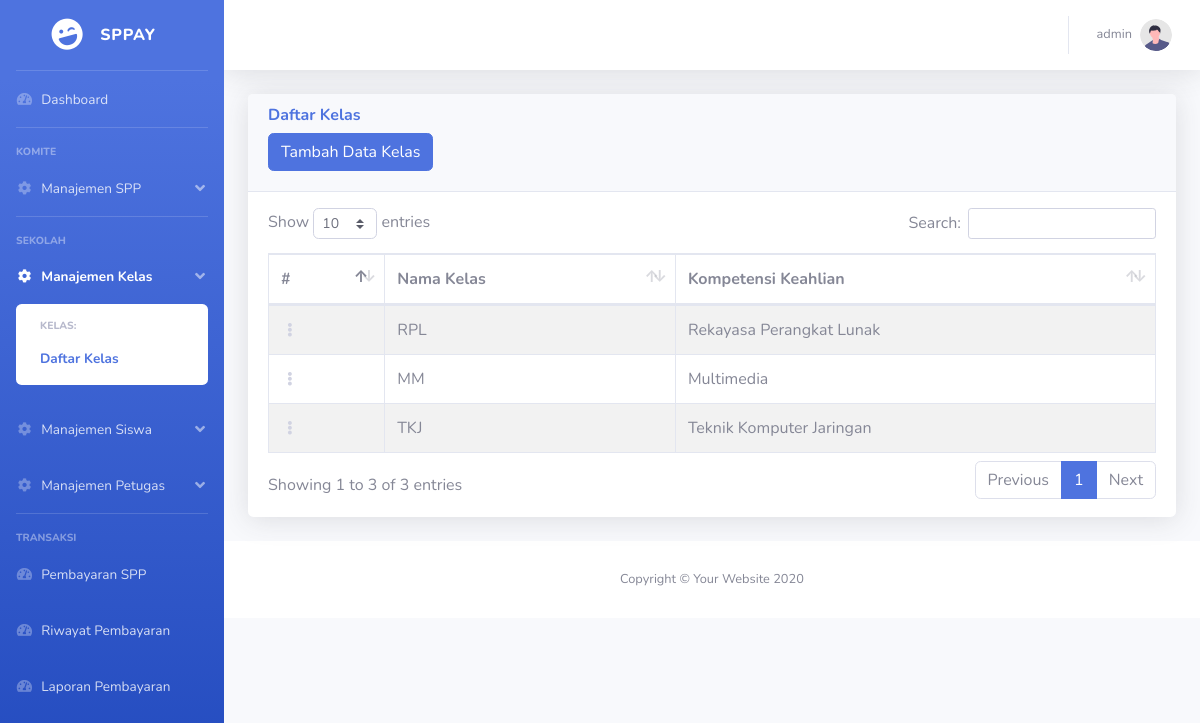
Before: /public/admin-kelas (signed in) with the older database file.
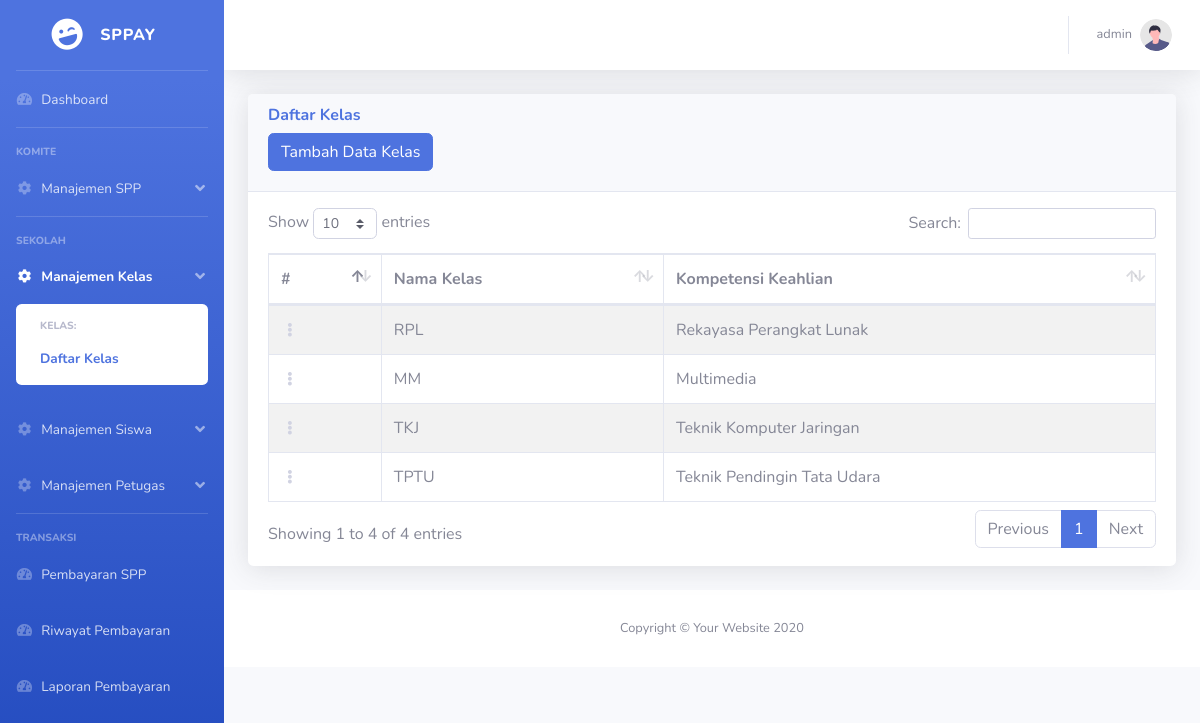
After: the same page with the newer database file.
### tables this page shows
CREATE TABLE `kelas` (
  `id_kelas` int NOT NULL,
  `nama_kelas` varchar(32) DEFAULT NULL,
  `kompetensi_keahlian` varchar(64) DEFAULT NULL
);

### app/core/Controller.php (called while the page is built, shortened)
<?php
class Controller {
    public function view($view, $data = [])
    {
        require_once '../app/views/' . $view . '.php';
    }
    public function model($model)
    {
        return new $model;
    }
}

### app/controllers/admin_kelas.php (called while the page is built, shortened)
<?php
class Admin_kelas extends Controller {
    public function index()
    {
        $kelas = $this->model('kelas_model')->getAllKelas();
        $data = [
            'title' => 'Manajemen Kelas',
            'heading' => 'manajemen kelas',
            'options' => 'daftar kelas',
            'kelas' => $kelas,
        ];
        $this->view('admin/kelas/index', $data);
    }
}

### app/core/App.php (called while the page is built, shortened)
<?php
class App {
    private $method = 'index';
    private $params = [];
    public function __construct()
    {
        $this->controller = new $this->controller;
        call_user_func_array([$this->controller, $this->method], $this->params);
    }
}

### public/index.php (called while the page is built, shortened)
<?php
$app = new App;

### app/core/Database.php (called while the page is built, shortened)
<?php
class Database {
    private $host = DB_HOST;
    private $dbName = DB_NAME;
    private $user = DB_USER;
    private $pass = DB_PASS;
    private $dbh;
    private $stmt;
    public function __construct()
    {
        $dsn = 'mysql:host=' . $this->host . ';dbname=' . $this->dbName;
        $options = [
            PDO::ATTR_PERSISTENT => true,
            PDO::ATTR_ERRMODE => PDO::ERRMODE_EXCEPTION,
        ];
        try {
            $this->dbh = new PDO($dsn, $this->user, $this->pass, $options);
        } catch (PDOException $e) {
            die($e->getMessage());
        }
    }
    public function query($query)
    {
        $this->stmt = $this->dbh->prepare($query);
    }
    public function execute()
    {
        $this->stmt->execute();
    }
    public function resultSet()
    {
        $this->execute();
        return $this->stmt->fetchAll(PDO::FETCH_ASSOC);
    }
}

### app/models/kelas_model.php (called while the page is built, shortened)
<?php
class Kelas_model {
    private $db;
    private $table = 'kelas';
    public function __construct()
    {
        $this->db = new Database;
    }
    public function getAllKelas()
    {
        $query = "SELECT * FROM {$this->table}";
        $this->db->query($query);
        return $this->db->resultSet();
    }
}

### app/views/admin/kelas/index.php (the view, shortened to what this page needs)
<div class="container-fluid">
    <div class="card shadow border-0 mb-4">
        <div class="card-header">
            <h6 class="font-weight-bold text-primary m-0">Daftar Kelas</h6>
            <button class="btn btn-primary my-2" data-toggle="modal" data-target="#adminKelasModal" id="adminTambahKelasBtn">Tambah Data Kelas</button>
        </div>
        <div class="card-body py-3">
            <table class="table table-bordered table-striped" id="dataTable">
                <thead>
                    <tr>
                        <th>#</th>
                        <th>Nama Kelas</th>
                        <th>Kompetensi Keahlian</th>
                    </tr>
                </thead>
                <tbody>
                    <?php foreach($data['kelas'] as $kelas):?>
                        <tr class="kelas-row" data-idkelas="<?=$kelas['id_kelas']?>">
                            <td>
                                    <div class="dropdown no-arrow">
                                        <a class="dropdown-toggle" href="#" role="button" id="dropdownMenuLink"
                                            data-toggle="dropdown" aria-haspopup="true" aria-expanded="false">
                                            <i class="fas fa-ellipsis-v fa-sm fa-fw text-gray-400"></i>
                                        </a>
                                    </div>
                            </td>
                            <td><?=$kelas['nama_kelas']?></td>
                            <td><?=$kelas['kompetensi_keahlian']?></td>
                        </tr>
                    <?php endforeach ?>
                </tbody>
            </table>
        </div>
    </div>
</div>

Changed rows visible on the page:
added kelas: nama_kelas "TPTU", kompetensi_keahlian "Teknik Pendingin Tata Udara"
Other visible differences:
text written by a page script: "Show entries Search: Showing 1 to 3 of 3 entries Previous 1 Next" → "Show entries Search: Showing 1 to 4 of 4 entries Previous 1 Next"
